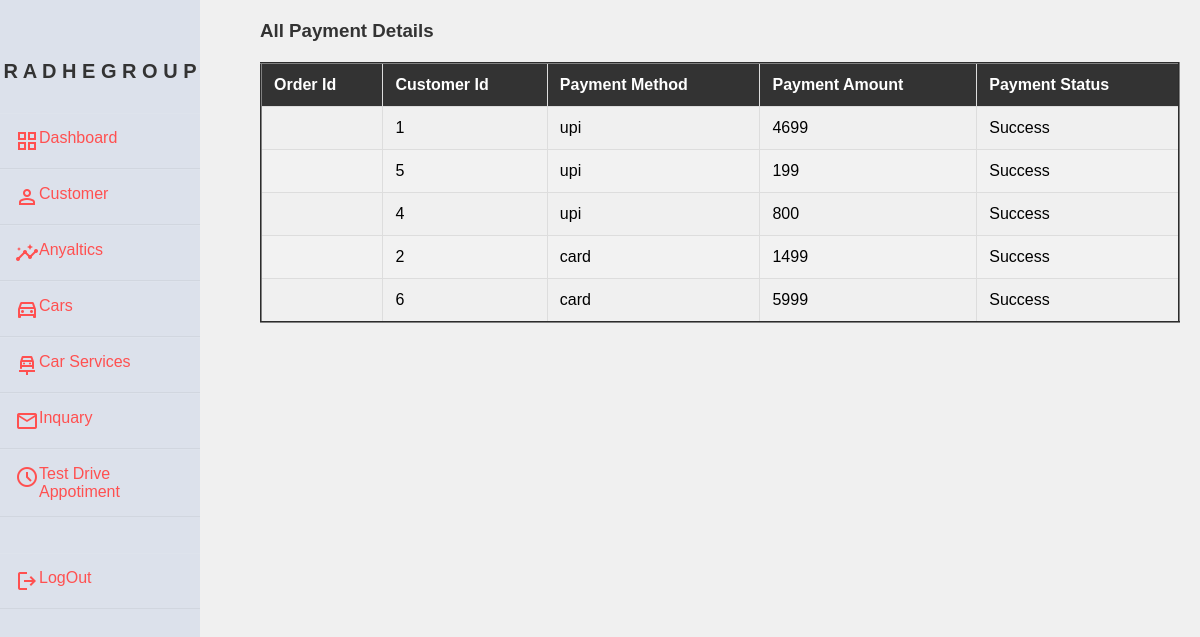
The app's page /payment.php with its own data.
### payment.php (the view, shortened to what this page needs)
<?php include 'nav.php';
$servername = "localhost";
$username = "root";
$password = "";
$database = "car sales and service";
$conn = mysqli_connect($servername,$username,$password,$database);
?>
<html>
    <head>
    </head>
    <body>
        <div class = "content">
            <h3>All Payment Details </h3>
            <table border="2">
                <tr>
                    <th>Order Id</th>
                    <th>Customer Id </th>
                    <th>Payment Method </th>
                    <th>Payment Amount </th>
                    <th>Payment Status </th>
                </tr>
            <?php
                $sql = "SELECT * FROM `payment table`";
                $result = mysqli_query($conn,$sql);
                while($row = mysqli_fetch_assoc($result))
                {
                    echo "<tr>
                        <td>".$row['Order Id']."</td>
                        <td>".$row['Customer Id']."</td>
                        <td>".$row['Payment Method']."</td>
                        <td>".$row['Payment_Amount']."</td>
                        <td>".$row['Payment Status']."</td>
                        </tr>";
                }
            ?>
            </table>
        </div>
    </body>
</html>

### nav.php (style rules this page uses)
* { margin: 0; padding: 0; box-sizing: border-box; list-style: none; text-decoration: none; font-family: 'Poppins', sans-serif; }

### payment.php (style rules this page uses)
body { font-family: 'Segoe UI', Tahoma, Geneva, Verdana, sans-serif; margin: 0; padding: 0; background-color: #f0f0f0; }
.content { margin-left: 240px; padding: 20px; }
h3 { color: #333; }
table { width: 100%; border-collapse: collapse; margin-top: 20px; }
th, td { padding: 12px; border: 1px solid #ddd; text-align: left; }
th { background-color: #333; color: #fff; }
tr:nth-child(even) { background-color: #f2f2f2; }

### records on screen
payment table: Customer Id "1", Payment Method "upi", Payment_Amount "4699", Payment Status "Success"
payment table: Customer Id "5", Payment Method "upi", Payment_Amount "199", Payment Status "Success"
payment table: Customer Id "4", Payment Method "upi", Payment_Amount "800", Payment Status "Success"
payment table: Customer Id "2", Payment Method "card", Payment_Amount "1499", Payment Status "Success"
payment table: Customer Id "6", Payment Method "card", Payment_Amount "5999", Payment Status "Success"
